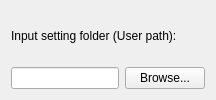
<?xml version="1.0" encoding="UTF-8"?>
<ui version="4.0">
 <class>WorkingDirPage</class>
 <widget class="QWidget" name="WorkingDirPage">
  <layout class="QVBoxLayout" name="verticalLayout">
   <item>
    <widget class="QLabel" name="label">
     <property name="text">
      <string>Input setting folder (User path):</string>
     </property>
    </widget>
   </item>
   <item>
    <layout class="QHBoxLayout" name="horizontalLayout">
     <item>
      <widget class="QLineEdit" name="workingDirLineEdit"/>
     </item>
     <item>
      <widget class="QPushButton" name="browseButton">
       <property name="text">
        <string>Browse...</string>
       </property>
      </widget>
     </item>
    </layout>
   </item>
  </layout>
 </widget>
</ui>
